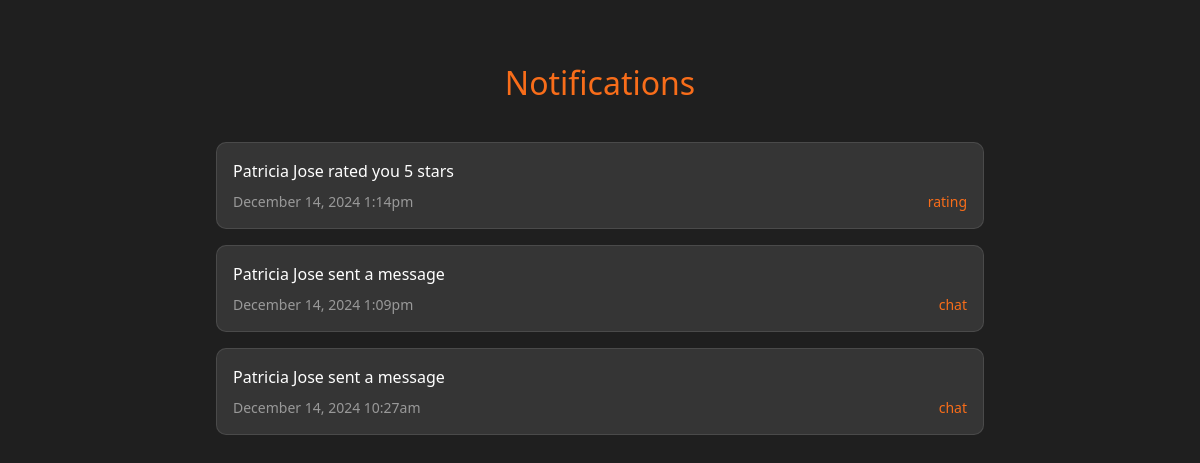
The app's page /notifications.php (signed in), older data.
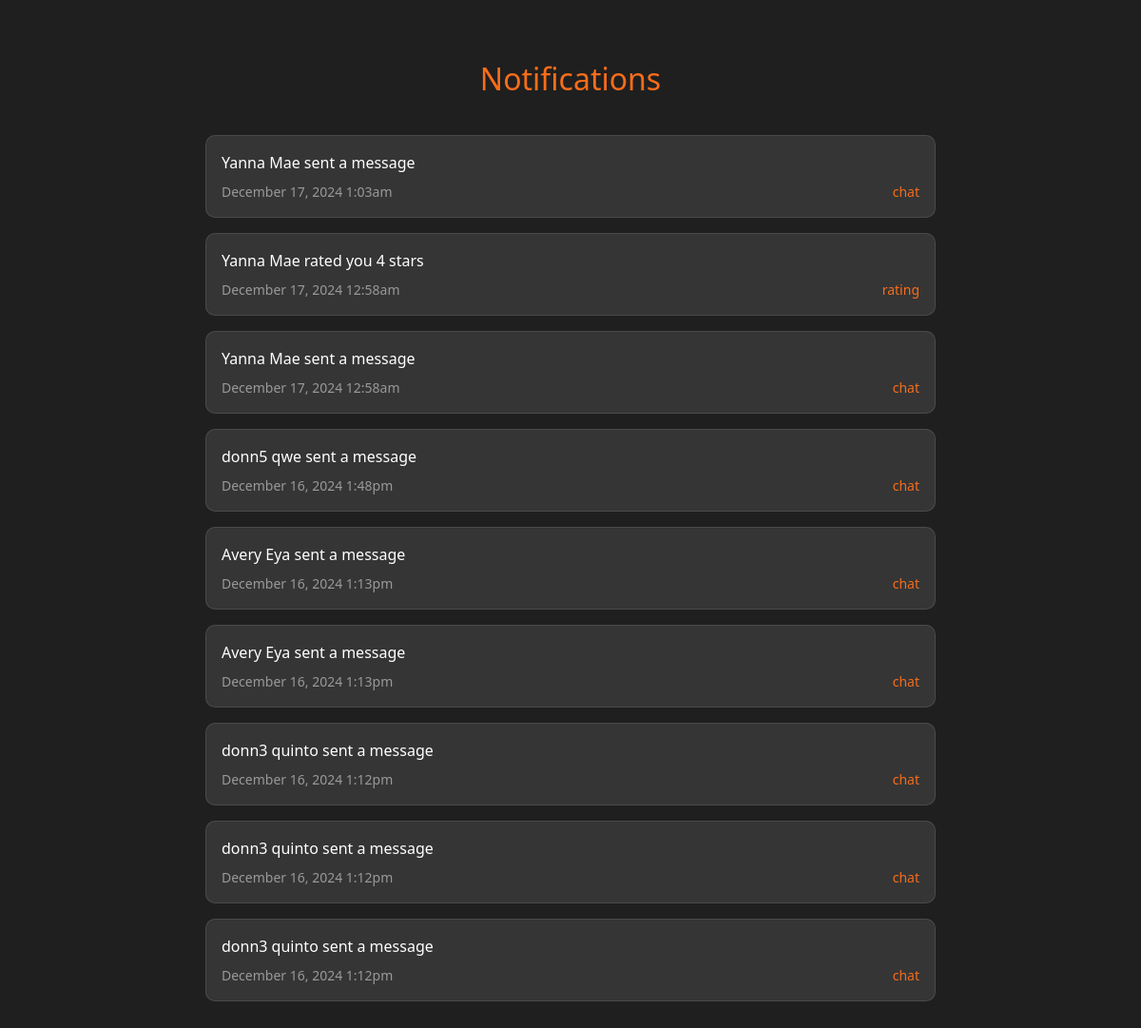
The same page, newer data.
### tables this page shows
CREATE TABLE `notifications` (
  `id` int(11) NOT NULL,
  `user_id` int(11) DEFAULT NULL,
  `mechanic_id` int(11) DEFAULT NULL,
  `message` varchar(255) NOT NULL,
  `type` varchar(255) NOT NULL,
  `created_at` timestamp NOT NULL DEFAULT current_timestamp()
);

### utils/notifications.php (called while the page is built, shortened)
<?php
require __DIR__ . '/config.php';
function getNotifications() : array {
    global $connect;
    $user_type = $_SESSION['user_type'];
    $idField = '';
    $userId = -1;
    if ($user_type == 'mechanic') {
        $idField = 'mechanic_id';
        $userId = $_SESSION['mechanicid'];
    } else {
        $idField = 'user_id';
        $userId = $_SESSION['user_id'];
        $nameField = 'first_name';
    }
    $notificationQuery = "SELECT * FROM notifications WHERE $idField = ? ORDER BY created_at DESC";
    $stmt = $connect->prepare($notificationQuery);
    $stmt->bind_param("i", $userId);
    $stmt->execute();
    $result = $stmt->get_result();
    if ($result && $result->num_rows > 0) {
        $notifications = $result->fetch_all(MYSQLI_ASSOC);
        return $notifications;
    } else {
        $stmt->close();
        return [];
    }
}
function formatDate($date) : string {
    if (!$date instanceof DateTime) {
        $date = new DateTime($date);
    }
    return $date->format('F j, Y g:ia');
}

### notifications.php (the view, shortened to what this page needs)
<!DOCTYPE html>
<html lang="en">
<head>
    <link href="https://cdn.jsdelivr.net/npm/bootstrap@5.2.0/dist/css/bootstrap.min.css" rel="stylesheet">
</head>
<body>
    <div class="notification-container">
        <h1>Notifications</h1>
        <?php
        require 'utils/notifications.php';
        $notifications = getNotifications();
        if ($notifications && count($notifications) > 0) {
            foreach ($notifications as $notification) {
                echo '<div class="notification-card">';
                echo '<div class="notification-message">' . htmlspecialchars($notification['message']) . '</div>';
                echo '<div class="notification-meta">';
                echo '<span class="notification-date">' . formatDate($notification['created_at']) . '</span>';
                echo '<span class="notification-type">' . htmlspecialchars($notification['type']) . '</span>';
                echo '</div>';
                echo '</div>';
            }
        } else {
            echo '<div class="empty-state">No notifications found</div>';
        }
        ?>
    </div>
</body>
</html>

Row changes from the older to the newer data that the page shows:
removed notifications: message "Patricia Jose rated you 5 stars", created_at "December 14, 2024 1:14pm", type "rating"
removed notifications: message "Patricia Jose sent a message", created_at "December 14, 2024 1:09pm", type "chat"
removed notifications: message "Patricia Jose sent a message", created_at "December 14, 2024 10:27am", type "chat"
added notifications: message "Yanna Mae sent a message", created_at "December 17, 2024 1:03am", type "chat"
added notifications: message "Yanna Mae rated you 4 stars", created_at "December 17, 2024 12:58am", type "rating"
added notifications: message "Yanna Mae sent a message", created_at "December 17, 2024 12:58am", type "chat"
added notifications: message "donn5 qwe sent a message", created_at "December 16, 2024 1:48pm", type "chat"
added notifications: message "Avery Eya sent a message", created_at "December 16, 2024 1:13pm", type "chat"
added notifications: message "Avery Eya sent a message", created_at "December 16, 2024 1:13pm", type "chat"
added notifications: message "donn3 quinto sent a message", created_at "December 16, 2024 1:12pm", type "chat"
added notifications: message "donn3 quinto sent a message", created_at "December 16, 2024 1:12pm", type "chat"
added notifications: message "donn3 quinto sent a message", created_at "December 16, 2024 1:12pm", type "chat"
